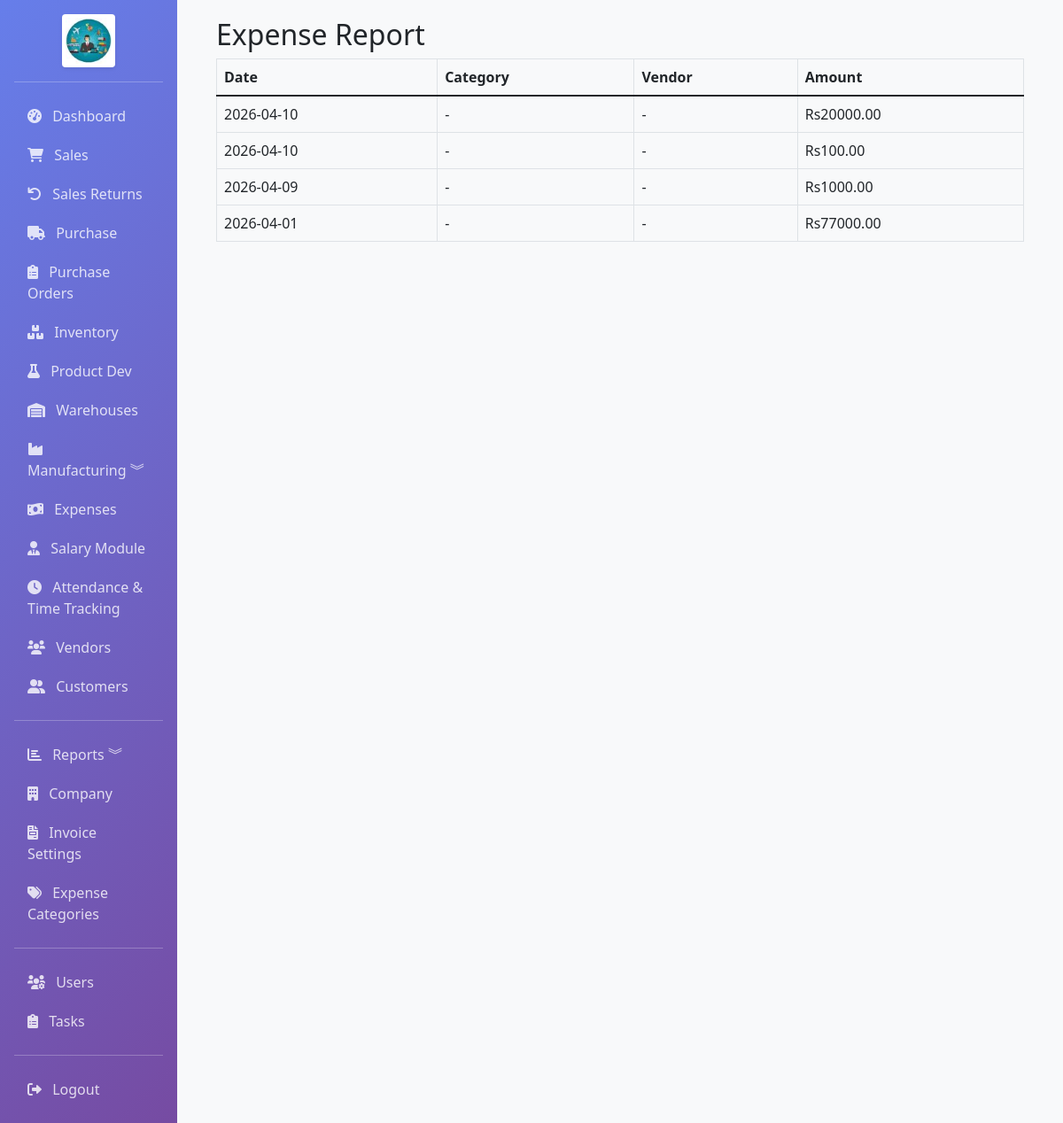
The page /accounting/reports/expense (signed in) on the database its author committed.
### app/models.py (models this page shows, shortened)
class Expense(db.Model):
    __tablename__ = 'expenses'
    id = db.Column(db.Integer, primary_key=True)
    expense_number = db.Column(db.String(50), unique=True, index=True)
    date = db.Column(db.DateTime, default=datetime.utcnow, index=True)
    category_id = db.Column(db.Integer, db.ForeignKey('expense_categories.id'), index=True)
    vendor_id = db.Column(db.Integer, db.ForeignKey('vendors.id'), index=True, nullable=True)
    description = db.Column(db.Text)
    amount = db.Column(db.Float, nullable=False)
    payment_method = db.Column(db.String(50))
    reference = db.Column(db.String(100))
    bill_image_path = db.Column(db.String(255))  # Path to bill image
    notes = db.Column(db.Text)
    is_bom_overhead = db.Column(db.Boolean, default=False)
    product_id = db.Column(db.Integer, db.ForeignKey('products.id'), nullable=True)
    bom_id = db.Column(db.Integer, db.ForeignKey('boms.id'), nullable=True)
    created_by = db.Column(db.Integer, db.ForeignKey('users.id'))
    created_at = db.Column(db.DateTime, default=datetime.utcnow)
    is_monthly_divided = db.Column(db.Boolean, default=False)  # Whether expense is divided across month
    monthly_start_date = db.Column(db.Date)  # Start date for monthly distribution
    monthly_end_date = db.Column(db.Date)  # End date for monthly distribution
    daily_amount = db.Column(db.Float, default=0)  # Calculated daily amount
    vendor = db.relationship('Vendor', backref='expenses', lazy=True)
    product = db.relationship('Product', backref='overhead_expenses', lazy=True)
    bom = db.relationship('BOM', backref='overhead_expenses', lazy=True)

### app/routes/accounting.py (the view)
@bp.route('/reports/expense')
@login_required
def report_expense():
    expenses = Expense.query.order_by(Expense.date.desc()).all()
    return render_template('accounting/report_expense.html', expenses=expenses)

### app/models.py (called while the page is built)
    @property
    def is_admin(self):
        return self.role == 'admin'

### app/templates/accounting/report_expense.html (shortened to what this page needs)
{% extends "base.html" %}
{% block content %}
<div class="container-fluid">
  <h2>Expense Report</h2>
  <div class="table-responsive">
    <table class="table table-bordered">
      <thead><tr><th>Date</th><th>Category</th><th>Vendor</th><th>Amount</th></tr></thead>
      <tbody>
      {% for e in expenses %}
      <tr>
        <td>{{ e.date.strftime('%Y-%m-%d') }}</td>
        <td>{{ e.category.name if e.category else '-' }}</td>
        <td>{{ e.vendor.name if e.vendor else '-' }}</td>
        <td>Rs{{ '%.2f'|format(e.amount) }}</td>
      </tr>
      {% endfor %}
      </tbody>
    </table>
  </div>
</div>
{% endblock %}

### app/templates/base.html (shortened to what this page needs)
<!DOCTYPE html>
<html lang="en">
<head>
    <link href="https://cdn.jsdelivr.net/npm/bootstrap@5.1.3/dist/css/bootstrap.min.css" rel="stylesheet">
    <link rel="stylesheet" href="https://cdnjs.cloudflare.com/ajax/libs/font-awesome/6.0.0/css/all.min.css">
</head>
<body>
    <div class="container-fluid">
        <div class="row">
            <div class="col-md-2 p-0 sidebar d-none d-md-block">
                <div class="p-3">
                    {% if company_logo_url %}
                    <div class="text-center mb-3">
                        <img src="{{ company_logo_url }}" alt="{{ company.name }}" class="img-fluid rounded shadow-sm bg-white p-1" style="max-height: 60px;">
                    </div>
                    {% else %}
                    <h4 class="text-center">ERP Portal</h4>
                    {% endif %}
                    <hr class="bg-white">
                    <nav class="nav flex-column">
                        <a class="nav-link" href="{{ url_for('dashboard.index') }}">
                            <i class="fas fa-tachometer-alt me-2"></i> Dashboard
                        </a>
                        {% if current_user.is_admin or current_user.can_view_sales %}
                        <a class="nav-link" href="{{ url_for('sales.invoices') }}">
                            <i class="fas fa-shopping-cart me-2"></i> Sales
                        </a>
                        <a class="nav-link" href="{{ url_for('returns.return_list') }}">
                            <i class="fas fa-undo me-2"></i> Sales Returns
                        </a>
                        {% endif %}
                        {% if current_user.is_admin or current_user.can_view_purchases %}
                        <a class="nav-link" href="{{ url_for('purchase.bills') }}">
                            <i class="fas fa-truck me-2"></i> Purchase
                        </a>
                        <a class="nav-link" href="{{ url_for('purchase.purchase_orders') }}">
                            <i class="fas fa-clipboard-list me-2"></i> Purchase Orders
                        </a>
                        {% endif %}
                        {% if current_user.is_admin or current_user.can_view_inventory %}
                        <a class="nav-link" href="{{ url_for('inventory.products') }}">
                            <i class="fas fa-boxes me-2"></i> Inventory
                        </a>
                        <a class="nav-link" href="{{ url_for('product_development.index') }}">
                            <i class="fas fa-flask me-2"></i> Product Dev
                        </a>
                        <a class="nav-link" href="{{ url_for('warehouse.warehouses') }}">
                            <i class="fas fa-warehouse me-2"></i> Warehouses
                        </a>
                        <a class="nav-link" data-bs-toggle="collapse" href="#mfgSubmenu" role="button" aria-expanded="false" aria-controls="mfgSubmenu">
                            <i class="fas fa-industry me-2"></i> Manufacturing ︾
                        </a>
                        {% endif %}
                        {% if current_user.is_admin or current_user.can_view_expenses %}
                        <a class="nav-link" href="{{ url_for('accounting.expenses') }}">
                            <i class="fas fa-money-bill-wave me-2"></i> Expenses
                        </a>
                        <a class="nav-link" href="{{ url_for('salary.staff_list') }}">
                            <i class="fas fa-user-tie me-2"></i> Salary Module
                        </a>
                        <a class="nav-link" href="{{ url_for('attendance.index') }}">
                            <i class="fas fa-clock me-2"></i> Attendance & Time Tracking
                        </a>
                        {% endif %}
                        {% if current_user.is_admin or current_user.can_view_vendors %}
                        <a class="nav-link" href="{{ url_for('purchase.vendors') }}">
                            <i class="fas fa-users me-2"></i> Vendors
                        </a>
                        {% endif %}
                        {% if current_user.is_admin or current_user.can_view_customers %}
                        <a class="nav-link" href="{{ url_for('sales.customers') }}">
                            <i class="fas fa-user-friends me-2"></i> Customers
                        </a>
                        {% endif %}
                        <hr class="bg-white">
                        {% if current_user.is_admin or current_user.can_view_reports %}
                        <a class="nav-link" data-bs-toggle="collapse" href="#reportsSubmenu" role="button"
                            aria-expanded="false" aria-controls="reportsSubmenu">
                            <i class="fas fa-chart-bar me-2"></i> Reports ︾
                        </a>
                        {% endif %}
                        {% if current_user.is_admin or current_user.can_view_settings %}
                        <a class="nav-link" href="{{ url_for('sales.company_settings') }}">
                            <i class="fas fa-building me-2"></i> Company
                        </a>
                        <a class="nav-link" href="{{ url_for('sales.invoice_settings') }}">
                            <i class="fas fa-file-invoice me-2"></i> Invoice Settings
                        </a>
                        <a class="nav-link" href="{{ url_for('accounting.expense_categories') }}">
                            <i class="fas fa-tags me-2"></i> Expense Categories
                        </a>
                        <hr class="bg-white">
                        {% endif %}
                        {% if current_user.is_admin %}
                        <a class="nav-link" href="{{ url_for('users.list_users') }}">
                            <i class="fas fa-users-cog me-2"></i> Users
                        </a>
                        {% endif %}
                        <a class="nav-link" href="{{ url_for('users.list_tasks') }}">
                            <i class="fas fa-clipboard-list me-2"></i> Tasks
                        </a>
                        <hr class="bg-white">
                        <a class="nav-link" href="{{ url_for('auth.logout') }}">
                            <i class="fas fa-sign-out-alt me-2"></i> Logout
                        </a>
                    </nav>
                </div>
            </div>
            <div class="col-md-10 col-12 main-content">
                {% block content %}{% endblock %}
            </div>
        </div>
    </div>
</body>
</html>

### app/templates/base.html (style rules this page uses)
.sidebar { min-height: 100vh; background: linear-gradient(135deg, #667eea 0%, #764ba2 100%); color: white; }
.sidebar a { color: rgba(255, 255, 255, 0.8); text-decoration: none; padding: 10px 15px; display: block; transition: all 0.3s; }
.main-content { padding: 20px; background: #f8f9fa; min-height: 100vh; }

### rows shown on the page
Expense: date "2026-04-10", category "-", vendor "-", amount "20000.00"
Expense: date "2026-04-10", category "-", vendor "-", amount "100.00"
Expense: date "2026-04-09", category "-", vendor "-", amount "1000.00"
Expense: date "2026-04-01", category "-", vendor "-", amount "77000.00"
